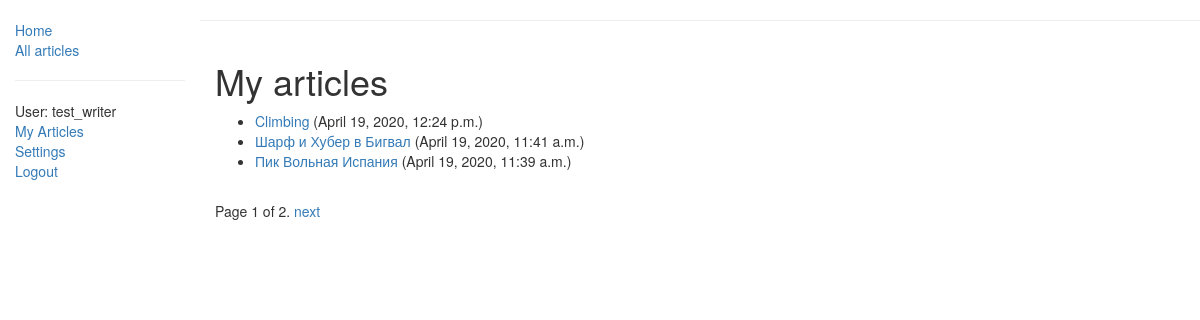
Screenshot of /home/myarticles/ (signed in) with the database file from the repository.
### articles/models.py (models this page shows, shortened)
class Article(models.Model):
    STATUS_CHOICES = (
        ('draft', 'Draft'),
        ('published', 'Published'),
    )
    title = models.CharField(
        max_length=200,
        help_text="Article title."
    )
    author = models.ForeignKey(
        User,
        on_delete=models.SET_NULL,
        help_text="Article author (choose username).",
        null=True
    )
    summary = models.TextField(
        max_length=1000,
        help_text="Enter a brief description of the article."
    )
    body = models.TextField(
        help_text="Add an article here. Use html tags."
    )
    publish = models.DateTimeField(default=timezone.now)
    created = models.DateTimeField(auto_now_add=True)
    updated = models.DateTimeField(auto_now=True)
    status = models.CharField(
        max_length=10,
        choices=STATUS_CHOICES,
        default='draft',
        help_text="Choose the status of an article from the drop-list"
    )
    def display_author(self):
        return User.objects.get(username=self.author).first_name \
               + ', ' + User.objects.get(username=self.author).last_name
    display_author.short_description = 'Author'
    class Meta:
        ordering = ('-publish',)

### articles/views.py (the view)
class ArticlesByAuthorListView(LoginRequiredMixin, generic.ListView):
    model = Article
    template_name = 'articles/author_articles.html'
    paginate_by = 3
    def get_queryset(self):
        return Article.objects.filter(
            author=self.request.user
        ).filter(status__exact='published').order_by('-publish')

### articles/templatetags/group_tags.py (called while the page is built)
@register.filter(name='has_group')
def has_group(user, group_name):
    group = Group.objects.get(name=group_name)
    return True if group in user.groups.all() else False

### articles/templates/articles/author_articles.html
{% extends "base_generic.html" %}
{% block content %}
    <h1>My articles</h1>
    {% if article_list %}
    <ul>
      {% for article in article_list %}
      <li>
        <a href="{% url 'article-detail' article.pk %}">{{article.title}}</a> ({{ article.publish }})
      </li>
      {% endfor %}
    </ul>
    {% else %}
      <p>You do not have any articles yet.</p>
    {% endif %}
{% endblock %}

### articles/templates/base_generic.html (shortened to what this page needs)
<!DOCTYPE html>
<html lang="en">
<head>
  <link rel="stylesheet" href="https://maxcdn.bootstrapcdn.com/bootstrap/3.3.7/css/bootstrap.min.css">
  {% load static %}
  <link rel="stylesheet" href="{% static 'css/styles.css' %}">
</head>
<body>
  <div class="container-fluid">
    <div class="row">
      <div class="col-sm-2">
      {% block sidebar %}
      <ul class="sidebar-nav">
          {% load group_tags %}
          <li><a href="{% url 'index' %}">Home</a></li>
          <li><a href="{% url 'articles' %}">All articles</a></li>
          <hr/>
          {% if user.is_authenticated %}
            <li>User: {{ user.get_username }}</li>
            {% if request.user|has_group:"Publishers"%}
              <li><a href="{% url 'my-articles' %}">My Articles</a></li>
            {% endif %}
            <li><a href="{% url 'settings' %}">Settings</a></li>
            <li><a href="{% url 'logout' %}?next={{ request.path }}">Logout</a></li>
          {% else %}
            <li><a href="{% url 'login' %}?next={{ request.path }}">Login</a></li>
            <li><a href="{% url 'signup' %}?next={{ request.path }}">Sign Up</a></li>
          {% endif %}
      </ul>
     {% endblock %}
      </div>
        <hr/>
      <div class="col-sm-10 ">
      {% block content %} {% endblock %}
      {% block pagination %}
      {% if is_paginated %}
      <div class="pagination">
          <span class="page-links">
              <span class="page-current">
                  Page {{ page_obj.number }} of {{ page_obj.paginator.num_pages }}.
              </span>
              {% if page_obj.has_next %}
                  <a href="{{ request.path }}?page={{ page_obj.next_page_number }}">next</a>
              {% endif %}
          </span>
      </div>
      {% endif %}
      {% endblock %}
      </div>
    </div>
  </div>
</body>
</html>

### articles/static/css/styles.css (style rules this page uses)
.sidebar-nav { margin-top: 20px; padding: 0; list-style: none; }

### rows the page displays
Article: title "Climbing", publish "April 19, 2020, 12:24 p.m."
Article: title "Шарф и Хубер в Бигвал", publish "April 19, 2020, 11:41 a.m."
Article: title "Пик Вольная Испания", publish "April 19, 2020, 11:39 a.m."

### other values shown
{{ user.get_username }} "test_writer"
{{ page_obj.number }} "1"
{{ page_obj.paginator.num_pages }} "2"
